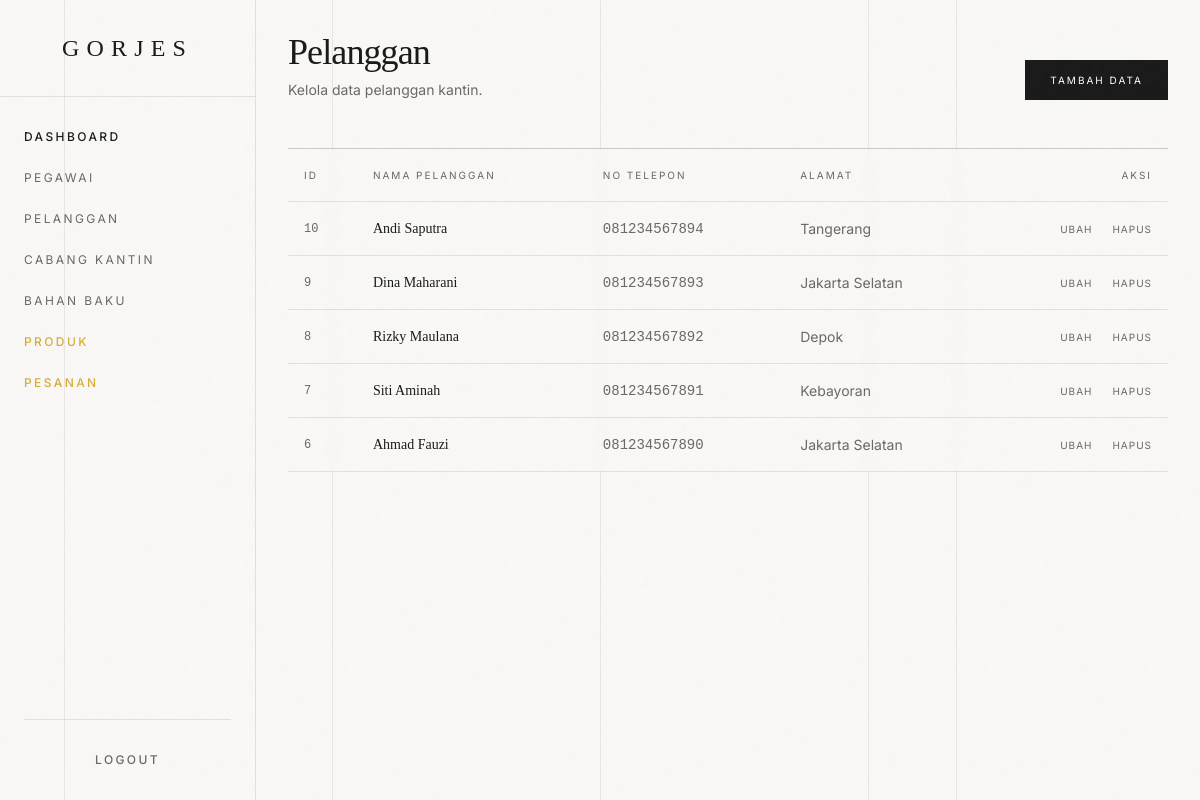
/dashboard/pelanggan/pelangganlihat.php (signed in), run on the app's committed database.
### tables this page shows
CREATE TABLE `pelanggan` (
  `id_pelanggan` int(11) NOT NULL,
  `nama_pelanggan` varchar(100) NOT NULL,
  `no_telp` varchar(20) DEFAULT NULL,
  `alamat_pelanggan` text DEFAULT NULL
);

### dashboard/pelanggan/pelangganlihat.php (the view, shortened to what this page needs)
<?php
include '../../layouts/config.php';
include '../../layouts/head.php';
include '../../layouts/menu.php';
$sql = "SELECT * FROM pelanggan ORDER BY id_pelanggan DESC";
$result = mysqli_query($conn, $sql);
?>
<div class="mb-12 flex justify-between items-end relative z-10">
    <div>
        <h2 class="font-serif text-4xl tracking-tight mb-2">Pelanggan</h2>
        <p class="text-sm text-luxury-mutedFg">Kelola data pelanggan kantin.</p>
    </div>
    <a href="pelanggantambah.php" class="h-10 px-6 border border-[#1A1A1A] bg-[#1A1A1A] text-white text-[10px] tracking-[0.2em] uppercase flex items-center hover:bg-transparent hover:text-[#1A1A1A] transition-all duration-300">
        Tambah Data
    </a>
</div>
<div class="border-t border-luxury-fg/20 overflow-x-auto relative z-10 bg-luxury-bg/50 backdrop-blur-sm">
    <table class="w-full text-left text-sm whitespace-nowrap">
        <thead>
            <tr class="border-b border-luxury-fg/10 uppercase text-[10px] tracking-[0.2em] text-luxury-mutedFg">
                <th class="py-4 px-4 font-normal">ID</th>
                <th class="py-4 px-4 font-normal">Nama Pelanggan</th>
                <th class="py-4 px-4 font-normal">No Telepon</th>
                <th class="py-4 px-4 font-normal">Alamat</th>
                <th class="py-4 px-4 font-normal text-right">Aksi</th>
            </tr>
        </thead>
        <tbody>
            <?php while ($row = mysqli_fetch_assoc($result)): ?>
                <tr class="border-b border-[#1A1A1A]/10 hover:bg-[#F9F8F6] transition-colors duration-300">
                    <td class="py-4 px-4 font-mono text-xs text-luxury-mutedFg"><?= htmlspecialchars($row['id_pelanggan']) ?></td>
                    <td class="py-4 px-4 font-serif"><?= htmlspecialchars($row['nama_pelanggan']) ?></td>
                    <td class="py-4 px-4 text-luxury-mutedFg font-mono text-sm"><?= htmlspecialchars($row['no_telp']) ?></td>
                    <td class="py-4 px-4 text-luxury-mutedFg truncate max-w-xs text-sm"><?= htmlspecialchars($row['alamat_pelanggan']) ?></td>
                    <td class="py-4 px-4 text-right space-x-4">
                        <a href="pelangganubah.php?id=<?= $row['id_pelanggan'] ?>" class="text-[10px] uppercase tracking-widest text-luxury-mutedFg hover:text-luxury-accent transition-colors">Ubah</a>
                        <a href="pelangganhapus.php?id=<?= $row['id_pelanggan'] ?>" class="text-[10px] uppercase tracking-widest text-luxury-mutedFg hover:text-red-700 transition-colors">Hapus</a>
                    </td>
                </tr>
            <?php endwhile; ?>
        </tbody>
    </table>
</div>
<?php
include '../../layouts/footer.php';
include '../../layouts/vendor-scripts.php';
?>

### layouts/head.php (style rules this page uses)
body { background-color: #F9F8F6; color: #1A1A1A; border-radius: 0px !important; }
* { border-radius: 0px !important; }
table { border-radius: 0; border-collapse: collapse; background: transparent; box-shadow: none; border: none; }
th, td { border-bottom: 1px solid rgba(26,26,26,0.1) !important; }
th { background: transparent; }

### data on the page
pelanggan: id_pelanggan "10", nama_pelanggan "Andi Saputra", no_telp "081234567894", alamat_pelanggan "Tangerang"
pelanggan: id_pelanggan "9", nama_pelanggan "Dina Maharani", no_telp "081234567893", alamat_pelanggan "Jakarta Selatan"
pelanggan: id_pelanggan "8", nama_pelanggan "Rizky Maulana", no_telp "081234567892", alamat_pelanggan "Depok"
pelanggan: id_pelanggan "7", nama_pelanggan "Siti Aminah", no_telp "081234567891", alamat_pelanggan "Kebayoran"
pelanggan: id_pelanggan "6", nama_pelanggan "Ahmad Fauzi", no_telp "081234567890", alamat_pelanggan "Jakarta Selatan"
